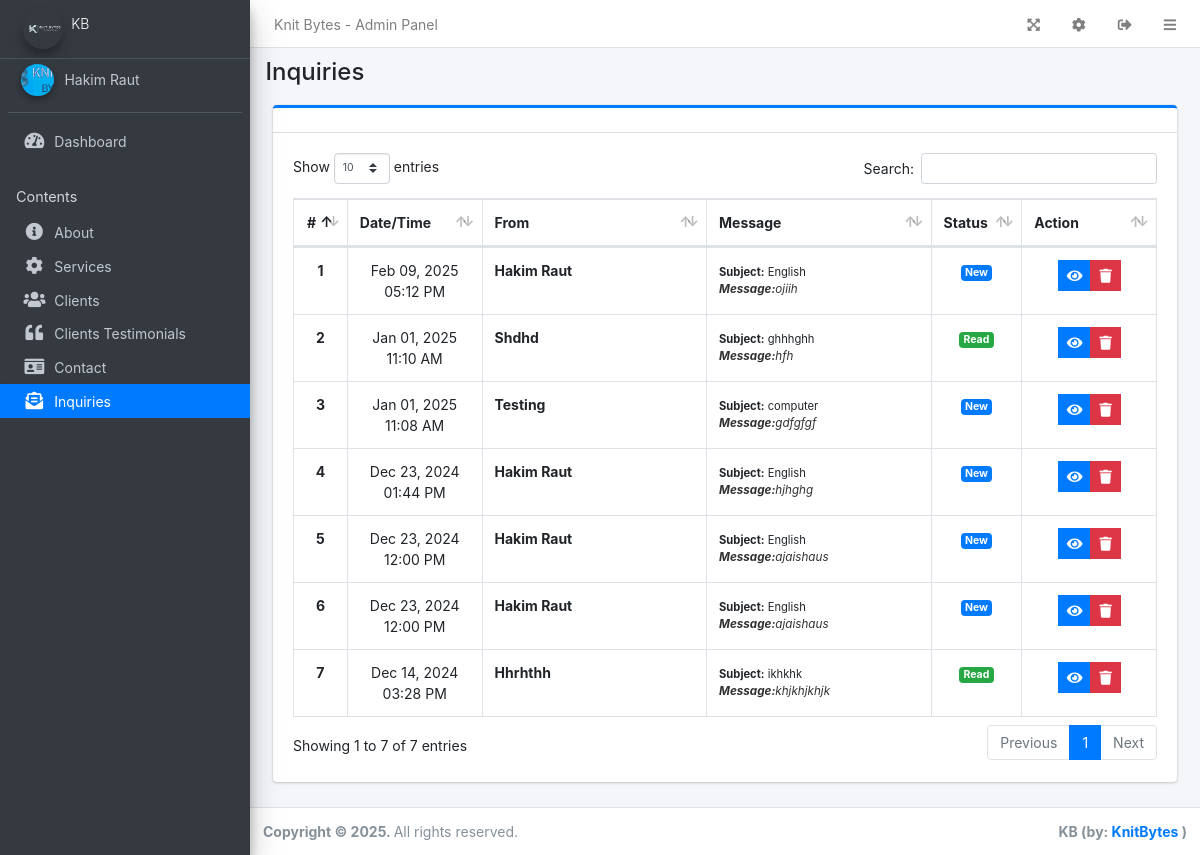
The page /admin/?page=inquiries (signed in) on the database its author committed.
### tables this page shows
CREATE TABLE `messages` (
  `id` int(30) NOT NULL,
  `full_name` text NOT NULL,
  `subject` text NOT NULL,
  `contact` text NOT NULL,
  `email` text NOT NULL,
  `message` text NOT NULL,
  `status` tinyint(1) NOT NULL DEFAULT 0,
  `date_created` datetime NOT NULL DEFAULT current_timestamp(),
  `date_updated` datetime DEFAULT NULL ON UPDATE current_timestamp()
);

### admin/inquiries/index.php (the view, shortened to what this page needs)
<div class="col-lg-12">
	<div class="card card-outline card-primary">
		<div class="card-header">
		</div>
		<div class="card-body">
			<table class="table tabe-hover table-bordered table-compact" id="list">
				<colgroup>
					<col width="5%">
					<col width="15%">
					<col width="25%">
					<col width="25%">
					<col width="10%">
					<col width="15%">
				</colgroup>
				<thead>
					<tr>
						<th class="text-center">#</th>
						<th>Date/Time</th>
						<th>From</th>
						<th>Message</th>
						<th>Status</th>
						<th>Action</th>
					</tr>
				</thead>
				<tbody>
					<?php
					$i = 1;
					$qry = $conn->query("SELECT * FROM `messages` order by unix_timestamp(`date_created`) desc");
					while($row= $qry->fetch_assoc()):
					?>
					<tr>
						<th class="text-center"><?php echo $i++ ?></th>
						<td class='text-center'><?php echo date("M d, Y h:i A",strtotime($row['date_created'])) ?></td>
						<td><b class=""><?php echo ucwords($row['full_name']) ?></b></td>
						<td>
							<small class=""><b>Subject:</b> <?php echo $row['subject'] ?></small><br>
							<small class="truncate"><b>Message:</b><?php echo $row['message'] ?></small>
						</td>
						<td class="text-center">
							<?php if($row['status'] == 0): ?>
								<span class="badge badge-primary badge-status">New</span>
							<?php else: ?>
								<span class="badge badge-success badge-status">Read</span>
							<?php endif; ?>
						</td>
						<td class="text-center">
		                    <div class="btn-group">
		                        <a href="javascript:void(0)" data-id='<?php echo $row['id'] ?>' class="btn btn-primary btn-flat btn-sm view_message">
		                          <i class="fas fa-eye"></i>
		                        </a>
		                        <button type="button" class="btn btn-danger btn-sm btn-flat delete_message" data-id="<?php echo $row['id'] ?>">
		                          <i class="fas fa-trash"></i>
		                        </button>
	                      </div>
						</td>
					</tr>
				<?php endwhile; ?>
				</tbody>
			</table>
		</div>
	</div>
</div>

### rows shown on the page
messages: date_created "Feb 09, 2025 05:12 PM", full_name "Hakim Raut", subject "English", message "ojiih", status "New"
messages: date_created "Jan 01, 2025 11:10 AM", full_name "Shdhd", subject "ghhhghh", message "hfh", status "Read"
messages: date_created "Jan 01, 2025 11:08 AM", full_name "Testing", subject "computer", message "gdfgfgf", status "New"
messages: date_created "Dec 23, 2024 01:44 PM", full_name "Hakim Raut", subject "English", message "hjhghg", status "New"
messages: date_created "Dec 23, 2024 12:00 PM", full_name "Hakim Raut", subject "English", message "ajaishaus", status "New"
messages: date_created "Dec 23, 2024 12:00 PM", full_name "Hakim Raut", subject "English", message "ajaishaus", status "New"
messages: date_created "Dec 14, 2024 03:28 PM", full_name "Hhrhthh", subject "ikhkhk", message "khjkhjkhjk", status "Read"

### other values the page prints
$_settings->info('name') "Knit Bytes"
$_settings->info('short_name') "KB"
$_settings->userdata('firstname').' '.$_settings->userdata('lastname') "Hakim Raut"
str_replace("_", " ",$page) "Inquiries"
